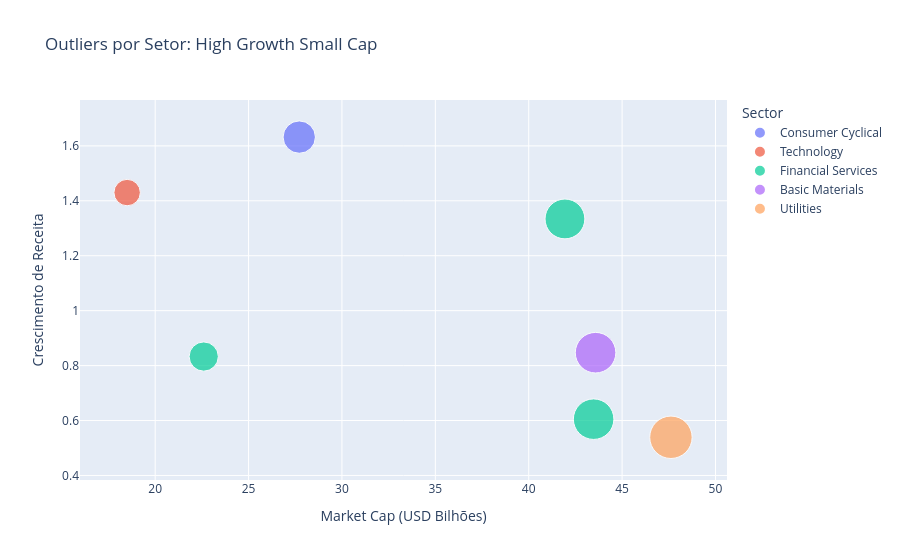

Notebook code cell kept with this figure:
### Code cell
# Lista das empresas outliers
outliers = df_outliers[df_outliers['Destaque'] == True][
    ['Shortname', 'Symbol', 'Sector', 'Marketcap_B', 'Revenuegrowth']
].sort_values('Revenuegrowth', ascending=False)

print(f"Total de empresas high growth small cap: {len(outliers)}")
print(outliers.to_string())

# Scatter só dos outliers, colorido por setor
fig = px.scatter(outliers,
                 x='Marketcap_B',
                 y='Revenuegrowth',
                 color='Sector',
                 hover_name='Shortname',
                 hover_data={'Symbol': True, 'Marketcap_B': True, 'Revenuegrowth': True},
                 title='Outliers por Setor: High Growth Small Cap',
                 labels={'Marketcap_B': 'Market Cap (USD Bilhões)',
                         'Revenuegrowth': 'Crescimento de Receita'},
                 size='Marketcap_B',
                 size_max=30)
fig.show()

### Figure 1 — Plotly figure (JSON) as saved in the notebook; plotly's stock layout.template omitted (floating-point values rounded to 4 significant figures)
{"data": [{"customdata": [["SW"]], "hovertemplate": "<b>%{hovertext}</b><br><br>Sector=Consumer Cyclical<br>Market Cap (USD Bilhões)=%{marker.size}<br>Crescimento de Receita=%{y}<br>Symbol=%{customdata[0]}<extra></extra>", "hovertext": ["Smurfit WestRock plc"], "legendgroup": "Consumer Cyclical", "marker": {"color": "#636efa", "size": [27.71], "sizemode": "area", "sizeref": 0.05291, "symbol": "circle"}, "mode": "markers", "name": "Consumer Cyclical", "orientation": "v", "showlegend": true, "type": "scatter", "x": [27.71], "xaxis": "x", "y": [1.632], "yaxis": "y"}, {"customdata": [["SMCI"]], "hovertemplate": "<b>%{hovertext}</b><br><br>Sector=Technology<br>Market Cap (USD Bilhões)=%{marker.size}<br>Crescimento de Receita=%{y}<br>Symbol=%{customdata[0]}<extra></extra>", "hovertext": ["Super Micro Computer, Inc."], "legendgroup": "Technology", "marker": {"color": "#EF553B", "size": [18.5], "sizemode": "area", "sizeref": 0.05291, "symbol": "circle"}, "mode": "markers", "name": "Technology", "orientation": "v", "showlegend": true, "type": "scatter", "x": [18.5], "xaxis": "x", "y": [1.43], "yaxis": "y"}, {"customdata": [["PRU"], ["CINF"], ["DFS"]], "hovertemplate": "<b>%{hovertext}</b><br><br>Sector=Financial Services<br>Market Cap (USD Bilhões)=%{marker.size}<br>Crescimento de Receita=%{y}<br>Symbol=%{customdata[0]}<extra></extra>", "hovertext": ["Prudential Financial, Inc.", "Cincinnati Financial Corporatio", "Discover Financial Services"], "legendgroup": "Financial Services", "marker": {"color": "#00cc96", "size": [41.94, 22.6, 43.48], "sizemode": "area", "sizeref": 0.05291, "symbol": "circle"}, "mode": "markers", "name": "Financial Services", "orientation": "v", "showlegend": true, "type": "scatter", "x": [41.94, 22.6, 43.48], "xaxis": "x", "y": [1.334, 0.833, 0.605], "yaxis": "y"}, {"customdata": [["NEM"]], "hovertemplate": "<b>%{hovertext}</b><br><br>Sector=Basic Materials<br>Market Cap (USD Bilhões)=%{marker.size}<br>Crescimento de Receita=%{y}<br>Symbol=%{customdata[0]}<extra></extra>", "hovertext": ["Newmont Corporation"], "legendgroup": "Basic Materials", "marker": {"color": "#ab63fa", "size": [43.58], "sizemode": "area", "sizeref": 0.05291, "symbol": "circle"}, "mode": "markers", "name": "Basic Materials", "orientation": "v", "showlegend": true, "type": "scatter", "x": [43.58], "xaxis": "x", "y": [0.847], "yaxis": "y"}, {"customdata": [["VST"]], "hovertemplate": "<b>%{hovertext}</b><br><br>Sector=Utilities<br>Market Cap (USD Bilhões)=%{marker.size}<br>Crescimento de Receita=%{y}<br>Symbol=%{customdata[0]}<extra></extra>", "hovertext": ["Vistra Corp."], "legendgroup": "Utilities", "marker": {"color": "#FFA15A", "size": [47.61], "sizemode": "area", "sizeref": 0.05291, "symbol": "circle"}, "mode": "markers", "name": "Utilities", "orientation": "v", "showlegend": true, "type": "scatter", "x": [47.61], "xaxis": "x", "y": [0.539], "yaxis": "y"}], "layout": {"legend": {"itemsizing": "constant", "title": {"text": "Sector"}, "tracegroupgap": 0}, "title": {"text": "Outliers por Setor: High Growth Small Cap"}, "xaxis": {"anchor": "y", "domain": [0, 1], "title": {"text": "Market Cap (USD Bilhões)"}}, "yaxis": {"anchor": "x", "domain": [0, 1], "title": {"text": "Crescimento de Receita"}}}}
